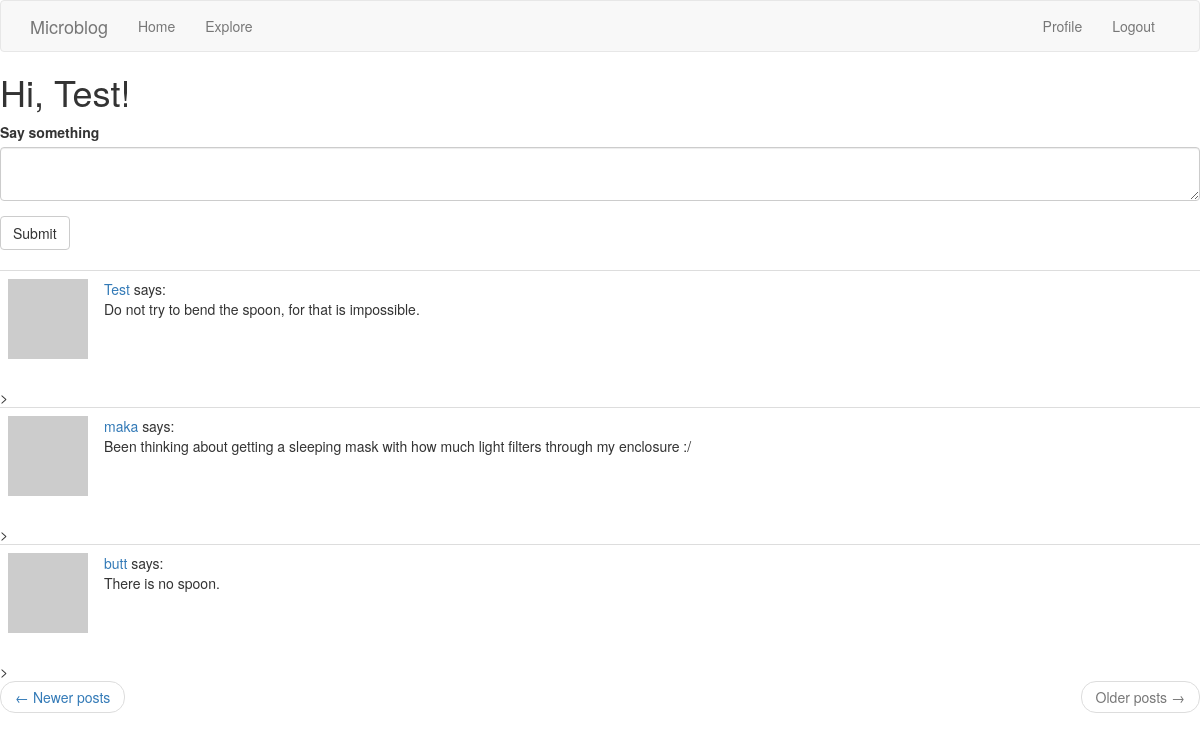
Screenshot of /index?page=2 (signed in) with the database file from the repository.
### app/models.py (models this page shows, shortened)
class User(UserMixin, db.Model):
    id = db.Column(db.Integer, primary_key=True)
    username = db.Column(db.String(64), index=True, unique=True)
    email = db.Column(db.String(120), index=True, unique=True)
    password_hash = db.Column(db.String(128))
    posts = db.relationship('Post', backref='author', lazy='dynamic')
    about_me = db.Column(db.String(140))
    last_seen = db.Column(db.DateTime, default=datetime.utcnow)
    followed = db.relationship(
        'User', secondary = followers,
        primaryjoin=(followers.c.follower_id == id),
        secondaryjoin = (followers.c.followed_id == id),
        backref = db.backref('followers', lazy = 'dynamic'), lazy = 'dynamic')
    def avatar(self, size):
        digest = md5(self.email.lower().encode('utf-8')).hexdigest()
        return 'http://www.gravatar.com/avatar/{}?d=identicon&s={}'.format(digest, size)
    def followed_posts(self):
        followed = Post.query.join(
            followers, (followers.c.followed_id == Post.user_id)).filter(
                followers.c.follower_id == self.id)
        own = Post.query.filter_by(user_id=self.id)
        return followed.union(own).order_by(Post.timestamp.desc())

class Post(db.Model):
    id = db.Column(db.Integer, primary_key=True)
    body = db.Column(db.String(140))
    timestamp = db.Column(db.DateTime, index=True, default=datetime.utcnow)
    user_id = db.Column(db.Integer, db.ForeignKey('user.id'))

### app/routes.py (the view)
@app.route('/', methods = ['GET', 'POST'])
@app.route('/index', methods = ['GET', 'POST'])
@login_required
def index():
    form = PostForm()
    if form.validate_on_submit():
        post = Post(body=form.post.data, author=current_user)
        db.session.add(post)
        db.session.commit()
        flash('Your post is now live!')
        return redirect(url_for('index'))
    page = request.args.get('page', 1, type = int)
    posts = current_user.followed_posts().paginate(
        page, app.config['POSTS_PER_PAGE'], False)
    next_url = url_for('index', page = posts.next_num) \
        if posts.has_next else None #next_url takes you to next page only if one exists
    prev_url = url_for('index', page = posts.prev_num) \
        if posts.has_prev else None #prev_url takes you to previous page only if one exists
    return render_template('index.html', title='Home', form=form,
                            posts=posts.items, next_url = next_url,
                            prev_url = prev_url)

### app/forms.py
class PostForm(FlaskForm):
    post = TextAreaField('Say something', validators=[
        DataRequired(), Length(min=1, max=140)])
    submit = SubmitField('Submit')

### app/models.py (called while the page is built)
@login.user_loader
def load_user(id):
    return User.query.get(int(id))

### app/routes.py (called while the page is built)
@app.before_request
def before_request():
    if current_user.is_authenticated:
        current_user.last_seen = datetime.utcnow()
        db.session.commit()

### app/templates/index.html
{% extends "base.html" %}
{% import 'bootstrap/wtf.html' as wtf %}
{% block content %}
    <h1>Hi, {{ current_user.username }}!</h1>
    {% if form %}
    {{ wtf.quick_form(form) }}
    <br>
    {% endif %}
    {% for post in posts %}
        {% include '_post.html' %}
    {% endfor %}
    <nav auria-label="...">
      <u1 class="pager">
        <li class="previous{% if not prev_url %} disabled{% endif %}">
          <a href = "{{prev_url or '#' }}">
            <span aria-hidden="true">&larr;</span> Newer posts
          </a>
        </li>
        <li class="next{% if not next_url %} disabled {% endif %}">
          <a href = "{{ next_url or '#' }}">
            Older posts <span aria-hidden="true">&rarr;</span>
          </a>
        </li>
      </u1>
    </nav>
{% endblock %}

### app/templates/_post.html
<table class = "table table-hover">
	<tr>
		<td width="70px">
			<a href="{{ url_for('user', username=post.author.username) }}">
				<img src="{{ post.author.avatar(70) }}" />
			</a>
		</td>
		<td>
			<a href="{{ url_for('user', username=post.author.username) }}">
				{{ post.author.username }}
			</a>
			says:
			<br>
			{{ post.body }}
		</td>
	</tr>
</table>>

### rows the page displays
User: username "Test"
Post: author.username "Test", body "Do not try to bend the spoon, for that is impossible."
Post: author.username "maka", body "Been thinking about getting a sleeping mask with how much light filters through my enclosure :/"
Post: author.username "butt", body "There is no spoon."
